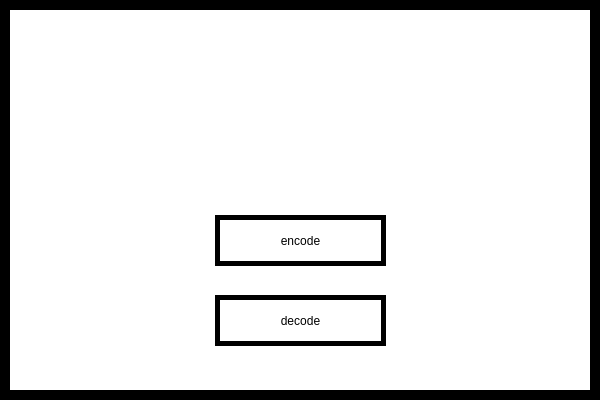
<?xml version="1.0" encoding="UTF-8"?>
<ui version="4.0">
 <class>MainWindow</class>
 <widget class="QMainWindow" name="MainWindow">
  <property name="geometry">
   <rect>
    <x>0</x>
    <y>0</y>
    <width>600</width>
    <height>400</height>
   </rect>
  </property>
  <property name="sizePolicy">
   <sizepolicy hsizetype="Ignored" vsizetype="Ignored">
    <horstretch>1</horstretch>
    <verstretch>0</verstretch>
   </sizepolicy>
  </property>
  <property name="minimumSize">
   <size>
    <width>600</width>
    <height>400</height>
   </size>
  </property>
  <property name="windowTitle">
   <string>Colorizer!</string>
  </property>
  <property name="styleSheet">
   <string notr="true"/>
  </property>
  <widget class="QWidget" name="centralWidget">
   <property name="minimumSize">
    <size>
     <width>600</width>
     <height>400</height>
    </size>
   </property>
   <property name="maximumSize">
    <size>
     <width>600</width>
     <height>400</height>
    </size>
   </property>
   <property name="cursor">
    <cursorShape>ArrowCursor</cursorShape>
   </property>
   <property name="styleSheet">
    <string notr="true">QWidget {
  background-color: white;
border-style: solid;
    border-width: 5px;
    border-color:black;
}</string>
   </property>
   <widget class="QStackedWidget" name="stackedWidget">
    <property name="geometry">
     <rect>
      <x>0</x>
      <y>0</y>
      <width>600</width>
      <height>400</height>
     </rect>
    </property>
    <property name="currentIndex">
     <number>0</number>
    </property>
    <widget class="QWidget" name="pageMain">
     <property name="styleSheet">
      <string notr="true"/>
     </property>
     <widget class="QPushButton" name="pushButton">
      <property name="geometry">
       <rect>
        <x>210</x>
        <y>210</y>
        <width>171</width>
        <height>51</height>
       </rect>
      </property>
      <property name="whatsThis">
       <string>&lt;html&gt;&lt;head/&gt;&lt;body&gt;&lt;p&gt;gowno XD&lt;/p&gt;&lt;/body&gt;&lt;/html&gt;</string>
      </property>
      <property name="styleSheet">
       <string notr="true">QPushButton#pushButton {
 background-color: white;
color: black;
font: 75 18pt &quot;HelveticaNeueLT Std&quot;;
border-style: solid;
    border-width: 5px;
    border-color:black;
 }
 QPushButton#pushButton:pressed {
     background-color: rgb(224, 0, 0);     
 }
 QPushButton#pushButton:hover {
	background-color: rgba(150, 150, 150, 128);
 }</string>
      </property>
      <property name="text">
       <string>encode</string>
      </property>
     </widget>
     <widget class="QPushButton" name="pushButton_2">
      <property name="geometry">
       <rect>
        <x>210</x>
        <y>290</y>
        <width>171</width>
        <height>51</height>
       </rect>
      </property>
      <property name="whatsThis">
       <string>&lt;html&gt;&lt;head/&gt;&lt;body&gt;&lt;p&gt;gowno XD&lt;/p&gt;&lt;/body&gt;&lt;/html&gt;</string>
      </property>
      <property name="styleSheet">
       <string notr="true">QPushButton#pushButton_2 {
	 background-color: white;
	color: black;
	font: 75 18pt &quot;HelveticaNeueLT Std&quot;;
	border-style: solid;
    border-width: 5px;
    border-color:black;
 }

 QPushButton#pushButton_2:hover {
	background-color: rgba(150, 150, 150, 128);
 }</string>
      </property>
      <property name="text">
       <string>decode</string>
      </property>
     </widget>
     <widget class="QPushButton" name="settingsButton">
      <property name="geometry">
       <rect>
        <x>10</x>
        <y>340</y>
        <width>41</width>
        <height>41</height>
       </rect>
      </property>
      <property name="styleSheet">
       <string notr="true">QPushButton#settingsButton {
 background-color: white;
color: black;
font: 75 24pt &quot;HelveticaNeueLT Std&quot;;
border-style: none;

 }

 QPushButton#settingsButton:hover {
     background-color: rgba(150, 150, 150, 128);
 }</string>
      </property>
      <property name="text">
       <string/>
      </property>
      <property name="icon">
       <iconset resource="resources.qrc">
        <normaloff>:/logos/question_mark.png</normaloff>
        <normalon>:/logos/question_mark.png</normalon>:/logos/question_mark.png</iconset>
      </property>
      <property name="iconSize">
       <size>
        <width>40</width>
        <height>40</height>
       </size>
      </property>
     </widget>
     <widget class="QLabel" name="label">
      <property name="geometry">
       <rect>
        <x>110</x>
        <y>40</y>
        <width>461</width>
        <height>131</height>
       </rect>
      </property>
      <property name="styleSheet">
       <string notr="true">
    border-width: 0px;
</string>
      </property>
      <property name="text">
       <string/>
      </property>
      <property name="pixmap">
       <pixmap resource="resources.qrc">:/logos/logo_normal.png</pixmap>
      </property>
      <property name="scaledContents">
       <bool>false</bool>
      </property>
     </widget>
     <zorder>settingsButton</zorder>
     <zorder>pushButton</zorder>
     <zorder>pushButton_2</zorder>
     <zorder>label</zorder>
    </widget>
    <widget class="QWidget" name="pageSettings">
     <widget class="QLabel" name="label_2">
      <property name="geometry">
       <rect>
        <x>370</x>
        <y>-10</y>
        <width>191</width>
        <height>111</height>
       </rect>
      </property>
      <property name="styleSheet">
       <string notr="true">background-color:rgba(255, 255, 255, 0);
color: black;
font: 75 36pt &quot;HelveticaNeueLT Std&quot;;
border-style: none;</string>
      </property>
      <property name="text">
       <string>Settings</string>
      </property>
     </widget>
     <widget class="QPushButton" name="settingsButton_2">
      <property name="geometry">
       <rect>
        <x>10</x>
        <y>340</y>
        <width>41</width>
        <height>41</height>
       </rect>
      </property>
      <property name="styleSheet">
       <string notr="true">QPushButton#settingsButton_2 {
 background-color: white;
color: black;
font: 75 24pt &quot;HelveticaNeueLT Std&quot;;
border-style: none;

 }

 QPushButton#settingsButton_2:hover {
     background-color: rgba(150, 150, 150,128);
 }</string>
      </property>
      <property name="text">
       <string/>
      </property>
      <property name="icon">
       <iconset resource="resources.qrc">
        <normaloff>:/logos/back_arrow.png</normaloff>:/logos/back_arrow.png</iconset>
      </property>
      <property name="iconSize">
       <size>
        <width>35</width>
        <height>35</height>
       </size>
      </property>
     </widget>
     <widget class="QCheckBox" name="checkBox">
      <property name="geometry">
       <rect>
        <x>30</x>
        <y>100</y>
        <width>381</width>
        <height>41</height>
       </rect>
      </property>
      <property name="mouseTracking">
       <bool>true</bool>
      </property>
      <property name="styleSheet">
       <string notr="true">QCheckBox {
	color: black;
	font: 75 18pt &quot;HelveticaNeueLT Std&quot;;
	border-style: none;
    spacing: 5px;
}

QCheckBox::indicator {
    width: 40px;
    height: 40px;
}

QCheckBox::indicator:unchecked {
    image: url(:/logos/checkb_normal.png);
}

QCheckBox::indicator:unchecked:hover {
    image: url(:/logos/checkb_normal_hover.png);
}

QCheckBox::indicator:unchecked:pressed {
    image: url(:/logos/checkb_normal_pressed.png);
}

QCheckBox::indicator:checked {
    image: url(:/logos/checkb_checked.png);
}

QCheckBox::indicator:checked:hover {
    image: url(:/logos/checkb_checked_hover.png);
}

QCheckBox::indicator:checked:pressed {
    image: url(:/logos/checkb_checked_pressed.png);
}</string>
      </property>
      <property name="text">
       <string>Encode using alpha channel</string>
      </property>
     </widget>
     <widget class="QCheckBox" name="checkBox_2">
      <property name="geometry">
       <rect>
        <x>30</x>
        <y>160</y>
        <width>381</width>
        <height>41</height>
       </rect>
      </property>
      <property name="mouseTracking">
       <bool>true</bool>
      </property>
      <property name="styleSheet">
       <string notr="true">QCheckBox {
	color: black;
	font: 75 18pt &quot;HelveticaNeueLT Std&quot;;
	border-style: none;
    spacing: 5px;
}

QCheckBox::indicator {
    width: 40px;
    height: 40px;
}

QCheckBox::indicator:unchecked {
    image: url(:/logos/checkb_normal.png);
}

QCheckBox::indicator:unchecked:hover {
    image: url(:/logos/checkb_normal_hover.png);
}

QCheckBox::indicator:unchecked:pressed {
    image: url(:/logos/checkb_normal_pressed.png);
}

QCheckBox::indicator:checked {
    image: url(:/logos/checkb_checked.png);
}

QCheckBox::indicator:checked:hover {
    image: url(:/logos/checkb_checked_hover.png);
}

QCheckBox::indicator:checked:pressed {
    image: url(:/logos/checkb_checked_pressed.png);
}</string>
      </property>
      <property name="text">
       <string>Open file after coding</string>
      </property>
     </widget>
     <widget class="QLabel" name="label_3">
      <property name="geometry">
       <rect>
        <x>430</x>
        <y>340</y>
        <width>241</width>
        <height>51</height>
       </rect>
      </property>
      <property name="styleSheet">
       <string notr="true">background-color:rgba(255, 255, 255, 0);
color: black;
font: 75 15pt &quot;HelveticaNeueLT Std&quot;;
border-style: none;</string>
      </property>
      <property name="text">
       <string>Marek Choinski</string>
      </property>
     </widget>
    </widget>
   </widget>
  </widget>
 </widget>
 <layoutdefault spacing="6" margin="11"/>
 <resources>
  <include location="resources.qrc"/>
 </resources>
 <connections/>
</ui>
